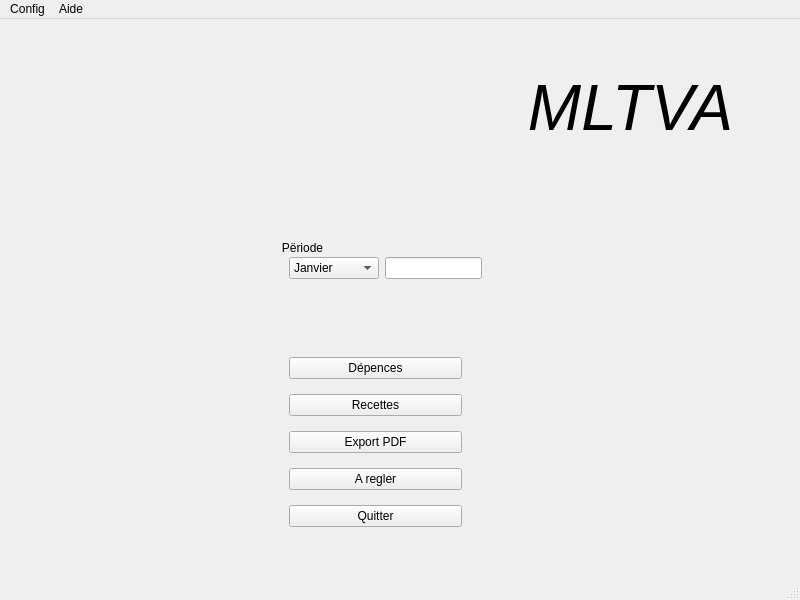
<?xml version="1.0" encoding="UTF-8"?>
<ui version="4.0">
 <class>MainWindow</class>
 <widget class="QMainWindow" name="MainWindow">
  <property name="geometry">
   <rect>
    <x>0</x>
    <y>0</y>
    <width>800</width>
    <height>600</height>
   </rect>
  </property>
  <property name="windowTitle">
   <string>MainWindow</string>
  </property>
  <widget class="QWidget" name="centralwidget">
   <widget class="QSplitter" name="splitter">
    <property name="geometry">
     <rect>
      <x>500</x>
      <y>30</y>
      <width>261</width>
      <height>121</height>
     </rect>
    </property>
    <property name="orientation">
     <enum>Qt::Orientation::Vertical</enum>
    </property>
    <widget class="QLabel" name="label">
     <property name="text">
      <string>&lt;html&gt;&lt;head/&gt;&lt;body&gt;&lt;p align=&quot;center&quot;&gt;&lt;span style=&quot; font-size:48pt; font-style:italic;&quot;&gt;MLTVA&lt;/span&gt;&lt;/p&gt;&lt;/body&gt;&lt;/html&gt;</string>
     </property>
    </widget>
   </widget>
   <widget class="QLabel" name="labellogo">
    <property name="geometry">
     <rect>
      <x>10</x>
      <y>10</y>
      <width>427</width>
      <height>163</height>
     </rect>
    </property>
    <property name="text">
     <string/>
    </property>
    <property name="pixmap">
     <pixmap>../data/Logo.jpg</pixmap>
    </property>
   </widget>
   <widget class="QGroupBox" name="groupBox_2">
    <property name="geometry">
     <rect>
      <x>280</x>
      <y>220</y>
      <width>211</width>
      <height>59</height>
     </rect>
    </property>
    <property name="styleSheet">
     <string notr="true">QGroupBox {
    border: none;
}
</string>
    </property>
    <property name="title">
     <string>Përiode</string>
    </property>
    <layout class="QHBoxLayout" name="horizontalLayout_2">
     <item>
      <layout class="QHBoxLayout" name="horizontalLayout">
       <item>
        <widget class="QComboBox" name="moisComboBox">
         <item>
          <property name="text">
           <string>Janvier</string>
          </property>
         </item>
         <item>
          <property name="text">
           <string>Février</string>
          </property>
         </item>
         <item>
          <property name="text">
           <string>Mars</string>
          </property>
         </item>
         <item>
          <property name="text">
           <string>Avril</string>
          </property>
         </item>
         <item>
          <property name="text">
           <string>Mai</string>
          </property>
         </item>
         <item>
          <property name="text">
           <string>Juin</string>
          </property>
         </item>
         <item>
          <property name="text">
           <string>Juillet</string>
          </property>
         </item>
         <item>
          <property name="text">
           <string>Août</string>
          </property>
         </item>
         <item>
          <property name="text">
           <string>Septembre</string>
          </property>
         </item>
         <item>
          <property name="text">
           <string>Octobre</string>
          </property>
         </item>
         <item>
          <property name="text">
           <string>Novembre</string>
          </property>
         </item>
         <item>
          <property name="text">
           <string>Décembre</string>
          </property>
         </item>
        </widget>
       </item>
       <item>
        <widget class="QLineEdit" name="anneeLineEdit"/>
       </item>
      </layout>
     </item>
    </layout>
   </widget>
   <widget class="QGroupBox" name="groupBoxpreiode">
    <property name="geometry">
     <rect>
      <x>280</x>
      <y>320</y>
      <width>191</width>
      <height>211</height>
     </rect>
    </property>
    <property name="styleSheet">
     <string notr="true">QGroupBox {
    border: none;
}
</string>
    </property>
    <property name="title">
     <string/>
    </property>
    <layout class="QVBoxLayout" name="verticalLayout">
     <item>
      <widget class="QPushButton" name="depensesButton">
       <property name="text">
        <string>Dépences</string>
       </property>
      </widget>
     </item>
     <item>
      <widget class="QPushButton" name="recettesButton">
       <property name="text">
        <string>Recettes</string>
       </property>
      </widget>
     </item>
     <item>
      <widget class="QPushButton" name="pushButton_export_pdf">
       <property name="text">
        <string>Export PDF</string>
       </property>
      </widget>
     </item>
     <item>
      <widget class="QPushButton" name="pusharegeler">
       <property name="toolTip">
        <string>&lt;html&gt;&lt;head/&gt;&lt;body&gt;&lt;p align=&quot;center&quot;&gt;founiseur a&lt;/p&gt;&lt;p align=&quot;center&quot;&gt;regler&lt;/p&gt;&lt;/body&gt;&lt;/html&gt;</string>
       </property>
       <property name="whatsThis">
        <string>&lt;html&gt;&lt;head/&gt;&lt;body&gt;&lt;p align=&quot;center&quot;&gt;Fonineur a&lt;/p&gt;&lt;p align=&quot;center&quot;&gt;Regler&lt;/p&gt;&lt;/body&gt;&lt;/html&gt;</string>
       </property>
       <property name="text">
        <string>A regler</string>
       </property>
      </widget>
     </item>
     <item>
      <widget class="QPushButton" name="quitterButton">
       <property name="text">
        <string>Quitter</string>
       </property>
      </widget>
     </item>
    </layout>
   </widget>
   <widget class="QWidget" name="layoutWidget">
    <property name="geometry">
     <rect>
      <x>0</x>
      <y>0</y>
      <width>2</width>
      <height>2</height>
     </rect>
    </property>
    <layout class="QHBoxLayout" name="horizontalLayout_3"/>
   </widget>
  </widget>
  <widget class="QMenuBar" name="menubar">
   <property name="geometry">
    <rect>
     <x>0</x>
     <y>0</y>
     <width>800</width>
     <height>22</height>
    </rect>
   </property>
   <widget class="QMenu" name="menuConfig">
    <property name="title">
     <string>Config</string>
    </property>
    <addaction name="separator"/>
    <addaction name="actionContacts"/>
   </widget>
   <widget class="QMenu" name="menuAide">
    <property name="title">
     <string>Aide</string>
    </property>
   </widget>
   <addaction name="menuConfig"/>
   <addaction name="menuAide"/>
  </widget>
  <widget class="QStatusBar" name="statusbar"/>
  <action name="actionContacts">
   <property name="text">
    <string>Contacts</string>
   </property>
  </action>
 </widget>
 <resources/>
 <connections/>
</ui>
